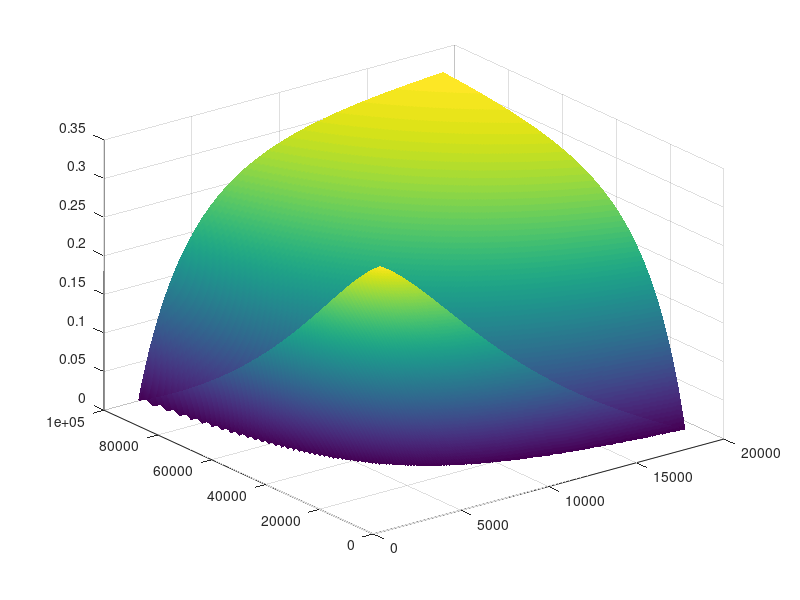

MATLAB code for this plot:
% c1=sym('c1');
% c3=sym('c3');
% r1=sym('r1');
% r2=sym('r2');
% r3=sym('r3');
% r4=sym('r4');
% dr=sym('dr');
% f=sym('f');
% z1=(1/(1j * c1* 2 * pi * f))+ r1;
% z2=r2;
% z3=1/((1j * c3* 2 * pi * f)+(1/r3));
% z4=r4;
% vd=((z3*z2) - (z1*z4))/((z1+z3)*(z2+z4));
% 
% r2=20e3;
% r4=10e3;
% c1=820e-12;
% c3=820e-12;
% r1=r3;
% vde=abs(subs(vd));
r3=[1941:100:19409];
f=[10e3:100:100e3];
 [r3,f]=meshgrid(r3,f);
F=abs(- 10000.*r3 + 20000./((pi.*f*7930553376671967i)./4835703278458516698824704 + 1./r3) + 48357032784585166988247040000i./(7930553376671967.*f*pi))./(30000.*abs(r3 + 1./((pi.*f*7930553376671967i)./4835703278458516698824704 + 1./r3) - 4835703278458516698824704i./(7930553376671967.*f*pi)));
surf(r3,f,F);
shading interp;